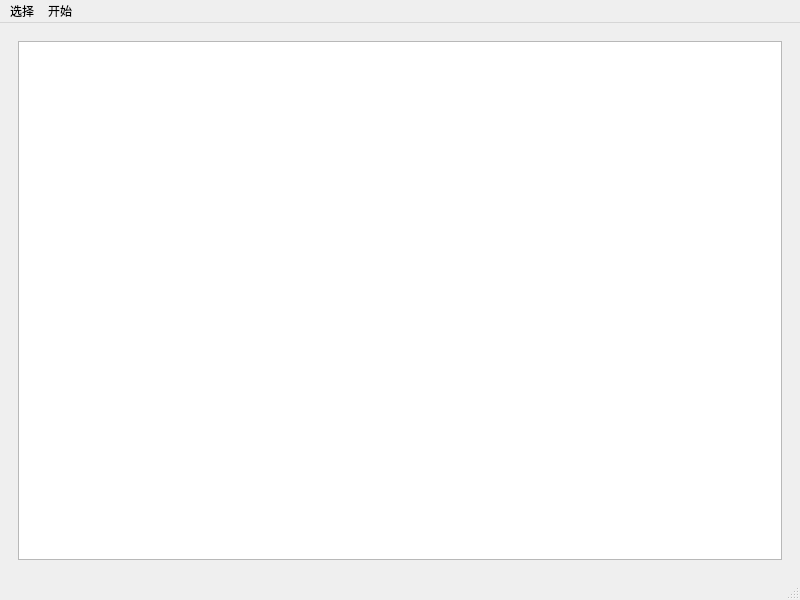
<?xml version="1.0" encoding="UTF-8"?>
<ui version="4.0">
 <class>MainWindow</class>
 <widget class="QMainWindow" name="MainWindow">
  <property name="geometry">
   <rect>
    <x>0</x>
    <y>0</y>
    <width>800</width>
    <height>600</height>
   </rect>
  </property>
  <property name="windowTitle">
   <string>MainWindow</string>
  </property>
  <widget class="QWidget" name="centralwidget">
   <layout class="QGridLayout" name="gridLayout_2">
    <item row="0" column="0">
     <widget class="QWidget" name="widget" native="true">
      <layout class="QGridLayout" name="gridLayout">
       <item row="0" column="0">
        <widget class="QTableWidget" name="tableWidget"/>
       </item>
      </layout>
     </widget>
    </item>
   </layout>
  </widget>
  <widget class="QMenuBar" name="menubar">
   <property name="geometry">
    <rect>
     <x>0</x>
     <y>0</y>
     <width>800</width>
     <height>21</height>
    </rect>
   </property>
   <widget class="QMenu" name="menu">
    <property name="title">
     <string>选择</string>
    </property>
    <addaction name="Create"/>
    <addaction name="Copy"/>
    <addaction name="Delete"/>
    <addaction name="Export"/>
    <addaction name="Import"/>
    <addaction name="Rename"/>
   </widget>
   <widget class="QMenu" name="menu_2">
    <property name="title">
     <string>开始</string>
    </property>
   </widget>
   <addaction name="menu"/>
   <addaction name="menu_2"/>
  </widget>
  <widget class="QStatusBar" name="statusbar"/>
  <action name="Create">
   <property name="text">
    <string>创建</string>
   </property>
  </action>
  <action name="Copy">
   <property name="text">
    <string>复制</string>
   </property>
  </action>
  <action name="Delete">
   <property name="text">
    <string>删除</string>
   </property>
  </action>
  <action name="Export">
   <property name="text">
    <string>导出</string>
   </property>
  </action>
  <action name="Import">
   <property name="text">
    <string>导入</string>
   </property>
  </action>
  <action name="Rename">
   <property name="text">
    <string>重命名</string>
   </property>
  </action>
 </widget>
 <resources/>
 <connections/>
</ui>
